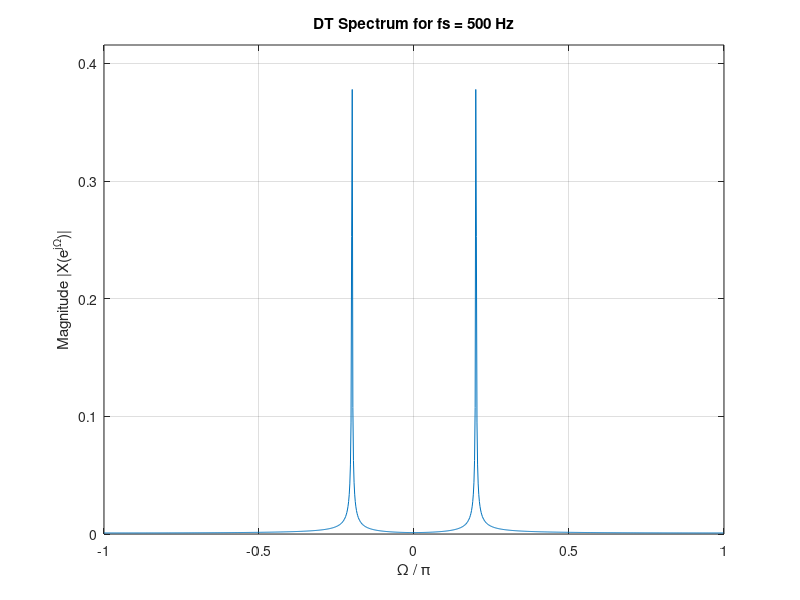
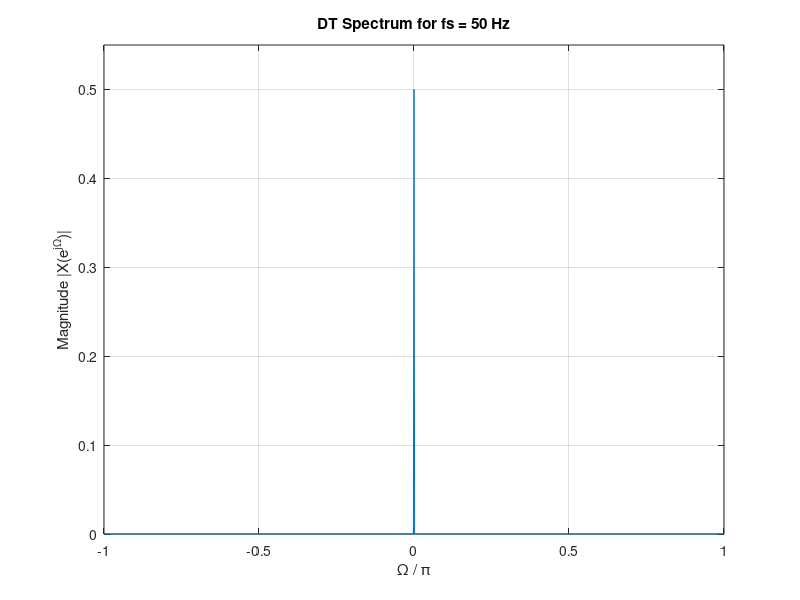
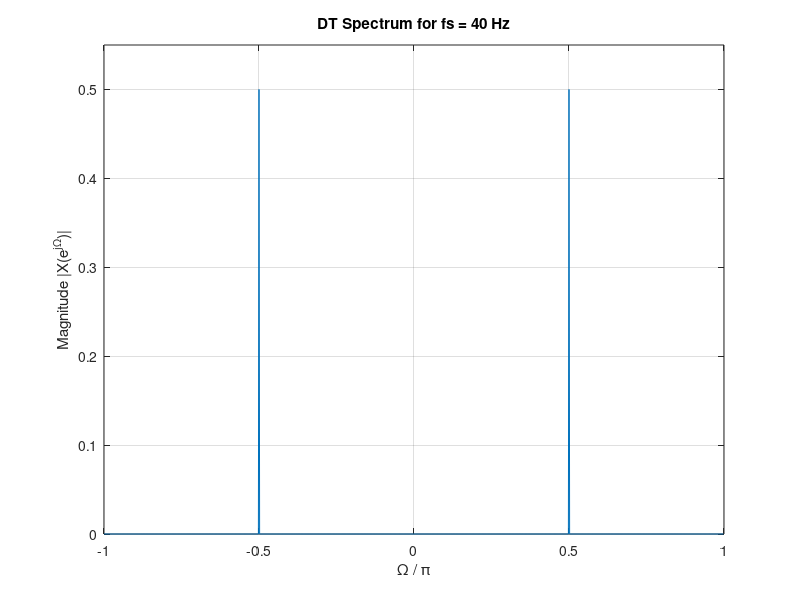

Source code (MATLAB) for these figures, in order:
% --- Parameters ---
f0 = 50;          % Frequency of the continuous-time signal (Hz)
phi = pi/3;       % Phase of the signal
N = 1024;         % Number of samples (FFT points - power of 2 is efficient)
n = 0:N-1;        % Discrete time indices

% --- Case 1: fs = 500 Hz ---
fs1 = 500;        % Sampling frequency (Hz)
Ts1 = 1/fs1;      % Sampling period

% Generate DT signal
xn1 = cos(2*pi*f0 * n * Ts1 + phi); % or xn1 = cos(2*pi*(f0/fs1)*n + phi);

% Compute FFT and shift zero frequency to center
Xk1 = fft(xn1);
Xk1_shifted = fftshift(Xk1);

% Create normalized frequency axis [-pi, pi]
Omega1 = (-N/2 : N/2-1) * (2*pi / N);

% Theoretical calculation (for comparison)
w0_1 = 2*pi * (f0/fs1);
disp(['Case 1 (fs = 500 Hz): Theoretical omega_0 = ', num2str(w0_1/pi), '*pi']);
disp(['Expected peaks (normalized) at +/- ', num2str(w0_1/pi)]);

% Plot the spectrum
figure;
plot(Omega1/pi, abs(Xk1_shifted)/N); % Normalize magnitude for amplitude
grid on;
xlabel('\Omega / \pi');
ylabel('Magnitude |X(e^{j\Omega})|');
title('DT Spectrum for fs = 500 Hz');
xlim([-1, 1]); % Limit x-axis to [-pi, pi]
ylim([0, max(abs(Xk1_shifted)/N) * 1.1]); % Adjust y-axis

% --- Case 2: fs = 50 Hz ---
fs2 = 50;         % Sampling frequency (Hz)
Ts2 = 1/fs2;      % Sampling period

% Generate DT signal
xn2 = cos(2*pi*f0 * n * Ts2 + phi); % or xn2 = cos(2*pi*(f0/fs2)*n + phi);

% Compute FFT and shift
Xk2 = fft(xn2);
Xk2_shifted = fftshift(Xk2);

% Frequency axis (same as Omega1, reusing variable for clarity in plot)
Omega2 = Omega1;

% Theoretical calculation (for comparison)
w0_2 = 2*pi * (f0/fs2);
% Find alias in [-pi, pi]
Omega_alias_pos = mod(w0_2 + pi, 2*pi) - pi; % Alias for +w0_2
Omega_alias_neg = mod(-w0_2 + pi, 2*pi) - pi;% Alias for -w0_2
disp(' ');
disp(['Case 2 (fs = 50 Hz): Theoretical omega_0 = ', num2str(w0_2/pi), '*pi']);
disp(['Aliases in [-pi, pi] are at: ', num2str(Omega_alias_pos/pi), '*pi and ', num2str(Omega_alias_neg/pi), '*pi']);
disp(['Expected single peak (normalized) at ', num2str(Omega_alias_pos/pi)]); % Should be 0

% Plot the spectrum
figure;
plot(Omega2/pi, abs(Xk2_shifted)/N);
grid on;
xlabel('\Omega / \pi');
ylabel('Magnitude |X(e^{j\Omega})|');
title('DT Spectrum for fs = 50 Hz');
xlim([-1, 1]);
ylim([0, max(abs(Xk2_shifted)/N) * 1.1]);

% --- Case 3: fs = 40 Hz ---
fs3 = 40;         % Sampling frequency (Hz)
Ts3 = 1/fs3;      % Sampling period

% Generate DT signal
xn3 = cos(2*pi*f0 * n * Ts3 + phi); % or xn3 = cos(2*pi*(f0/fs3)*n + phi);

% Compute FFT and shift
Xk3 = fft(xn3);
Xk3_shifted = fftshift(Xk3);

% Frequency axis (same as Omega1)
Omega3 = Omega1;

% Theoretical calculation (for comparison)
w0_3 = 2*pi * (f0/fs3);
% Find alias in [-pi, pi]
Omega_alias_pos_3 = mod(w0_3 + pi, 2*pi) - pi;  % Alias for +w0_3
Omega_alias_neg_3 = mod(-w0_3 + pi, 2*pi) - pi; % Alias for -w0_3
disp(' ');
disp(['Case 3 (fs = 40 Hz): Theoretical omega_0 = ', num2str(w0_3/pi), '*pi']);
disp(['Aliases in [-pi, pi] are at: ', num2str(Omega_alias_pos_3/pi), '*pi and ', num2str(Omega_alias_neg_3/pi), '*pi']);
disp(['Expected peaks (normalized) at +/- ', num2str(abs(Omega_alias_pos_3/pi))]); % Should be +/- 0.5

% Plot the spectrum
figure;
plot(Omega3/pi, abs(Xk3_shifted)/N);
grid on;
xlabel('\Omega / \pi');
ylabel('Magnitude |X(e^{j\Omega})|');
title('DT Spectrum for fs = 40 Hz');
xlim([-1, 1]);
ylim([0, max(abs(Xk3_shifted)/N) * 1.1]);